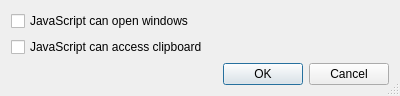
<?xml version="1.0" encoding="UTF-8"?>
<ui version="4.0">
 <class>JavaScriptSettingsDialog</class>
 <widget class="QDialog" name="JavaScriptSettingsDialog">
  <property name="geometry">
   <rect>
    <x>0</x>
    <y>0</y>
    <width>400</width>
    <height>87</height>
   </rect>
  </property>
  <property name="windowTitle">
   <string>JavaScript Settings</string>
  </property>
  <property name="sizeGripEnabled">
   <bool>true</bool>
  </property>
  <layout class="QVBoxLayout" name="verticalLayout">
   <item>
    <widget class="QCheckBox" name="jsOpenWindowsCheckBox">
     <property name="toolTip">
      <string>Select to allow JavaScript to open windows</string>
     </property>
     <property name="text">
      <string>JavaScript can open windows</string>
     </property>
    </widget>
   </item>
   <item>
    <widget class="QCheckBox" name="jsClipboardCheckBox">
     <property name="toolTip">
      <string>Select to allow JavaScript to access the clipboard</string>
     </property>
     <property name="text">
      <string>JavaScript can access clipboard</string>
     </property>
    </widget>
   </item>
   <item>
    <widget class="QDialogButtonBox" name="buttonBox">
     <property name="orientation">
      <enum>Qt::Horizontal</enum>
     </property>
     <property name="standardButtons">
      <set>QDialogButtonBox::Cancel|QDialogButtonBox::Ok</set>
     </property>
    </widget>
   </item>
  </layout>
 </widget>
 <resources/>
 <connections>
  <connection>
   <sender>buttonBox</sender>
   <signal>accepted()</signal>
   <receiver>JavaScriptSettingsDialog</receiver>
   <slot>accept()</slot>
   <hints>
    <hint type="sourcelabel">
     <x>248</x>
     <y>254</y>
    </hint>
    <hint type="destinationlabel">
     <x>157</x>
     <y>274</y>
    </hint>
   </hints>
  </connection>
  <connection>
   <sender>buttonBox</sender>
   <signal>rejected()</signal>
   <receiver>JavaScriptSettingsDialog</receiver>
   <slot>reject()</slot>
   <hints>
    <hint type="sourcelabel">
     <x>316</x>
     <y>260</y>
    </hint>
    <hint type="destinationlabel">
     <x>286</x>
     <y>274</y>
    </hint>
   </hints>
  </connection>
 </connections>
</ui>
